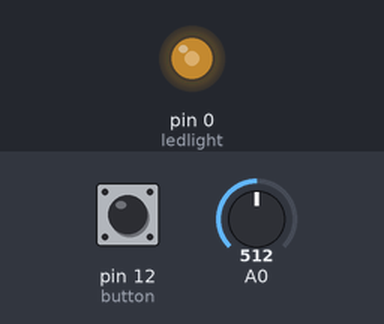
This program was run on a simulated Teensy 3. On the bench: output pins drawn as LEDs (lit = HIGH). Dashed ring = blinking. Inputs (shaded band) come from the test bench; at power-on: A0 = 512, pin 12 (button) HIGH.

Above: at 1.2 s.
1.3 s: A0 set to 410
4.3 s: A0 set to 387
At 5.43 s:
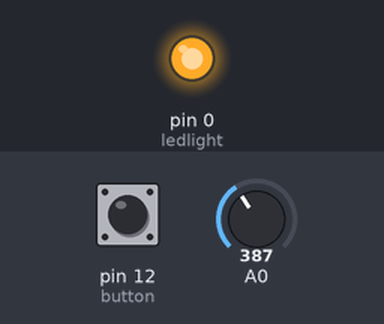
10.3 s: A0 set to 477
At 10.59 s:
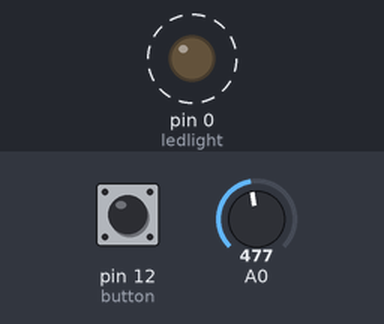
13.3 s: A0 set to 503
16.3 s: A0 set to 382
19.3 s: A0 set to 359
Timing chart, 0 to 23.3 s (numbered marks = the images above; inputs shaded):
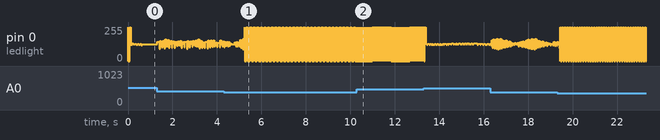

The program:

main.cpp
```cpp
/* Flicker Fusion Threshold */
/* Author: Lourdrigo de Castro */

#include <Arduino.h>

uint8_t ledlight = 0; // LED connected to pin 0
uint8_t button = 12; // button connected to pin 12
uint8_t ledState = LOW; // used to set the LED
unsigned long previousMillis = 0; // will store last time LED was updated
float frequency; // 1/period; frequency value
unsigned value = 0; // value read from the potentiometer
float period = 0; // value output in millisecond for the interval of the LED blink
const uint32_t DEBOUNCETIME_MS = 100; //debounce time

void ISR_button(); // button interrupt function

void setup() {
  pinMode(ledlight, OUTPUT); // set the digital pin as output
  pinMode(button, INPUT_PULLUP); // set the digital pin as input and enable internal pullup resistor
  attachInterrupt(digitalPinToInterrupt(button), ISR_button, FALLING); // attached interrupt to call ISR_button()
  Serial.begin(9600);
}

void loop() {
  unsigned long currentMillis = millis(); // set the current time in millisecond
  value = analogRead(A0); // Read the analog value on pin A0
  frequency = (map(value, 0 , 1023, 5 , 100)); // mapping of the potentiometer
  period = (1.00/frequency) * 500.00; // period @ 50% duty cycle
  // check to see if its time to blink
  if (currentMillis - previousMillis >= period) { // comparing the difference between the cuurent time and the last time the
                                                  //LED blink to the value of the period
    if (ledState == LOW) {                        // turn off the LED if its ON and vice versa
      ledState = HIGH;
    } else {
      ledState = LOW;
    }
    previousMillis = currentMillis; // save the last time the LED blink
    digitalWrite(ledlight, ledState); // set the LED with the variable ledstate
  }
}

void ISR_button() {
  static uint32_t previousTime_ms = 0; // button is pressed
  uint32_t currentTime_ms = millis(); // set the current time the button is not pressed

  if((currentTime_ms - previousTime_ms) > DEBOUNCETIME_MS){ // comparing the difference between the current time and the last time the button is pressed to the set debounce time
    Serial.print(period); // display the period and frequency
    Serial.print("ms ");
    Serial.print(frequency);
    Serial.println("Hz ");
    Serial.flush();
   }
  previousTime_ms = currentTime_ms; // reset the debouncing timer
}
    
```

Measured:
- the behaviour switches between 399 and 398 on A0 (found by bisection; images 0 and 1)
